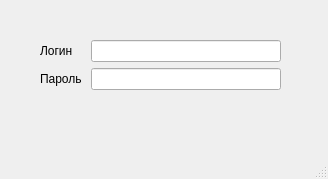
<?xml version="1.0" encoding="UTF-8"?>
<ui version="4.0">
 <class>MainWindow</class>
 <widget class="QMainWindow" name="MainWindow">
  <property name="geometry">
   <rect>
    <x>0</x>
    <y>0</y>
    <width>328</width>
    <height>179</height>
   </rect>
  </property>
  <property name="windowTitle">
   <string>Вход</string>
  </property>
  <widget class="QWidget" name="centralwidget">
   <widget class="QWidget" name="">
    <property name="geometry">
     <rect>
      <x>40</x>
      <y>30</y>
      <width>241</width>
      <height>71</height>
     </rect>
    </property>
    <layout class="QGridLayout" name="gridLayout">
     <item row="0" column="0">
      <layout class="QVBoxLayout" name="verticalLayout_2">
       <item>
        <widget class="QLabel" name="label">
         <property name="text">
          <string>Логин</string>
         </property>
        </widget>
       </item>
       <item>
        <widget class="QLabel" name="label_2">
         <property name="text">
          <string>Пароль </string>
         </property>
        </widget>
       </item>
      </layout>
     </item>
     <item row="0" column="1">
      <layout class="QVBoxLayout" name="verticalLayout">
       <item>
        <widget class="QLineEdit" name="lineEdit"/>
       </item>
       <item>
        <widget class="QLineEdit" name="lineEdit_2"/>
       </item>
      </layout>
     </item>
    </layout>
   </widget>
  </widget>
  <widget class="QMenuBar" name="menubar">
   <property name="geometry">
    <rect>
     <x>0</x>
     <y>0</y>
     <width>328</width>
     <height>22</height>
    </rect>
   </property>
  </widget>
  <widget class="QStatusBar" name="statusbar"/>
 </widget>
 <resources/>
 <connections/>
</ui>
